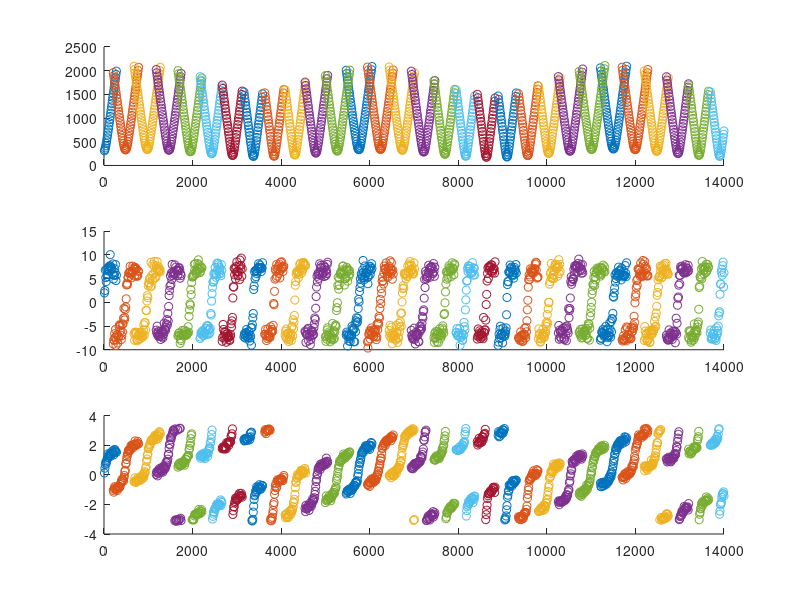

Here is the MATLAB script that generated this plot:
clear;close all;clc
data = load('orbitdeterm_finalproj_KFdata.mat');
y = nan(36,1401);
for i = 2:size(data.ydata,2)
    vec = data.ydata{i};
    for j = 1:size(vec,2)
        y([vec(end,j)*3-2:vec(end,j)*3],i) = vec([1:3],j);
    end
end
figure
subplot(3,1,1)
for i=1:12
    scatter(data.tvec,y(3*i-2,:))
    hold on
end
subplot(3,1,2)
for i=1:12
    scatter(data.tvec,y(3*i-1,:))
    hold on
end
subplot(3,1,3)
for i=1:12
    scatter(data.tvec,y(3*i,:))
    hold on
end